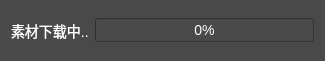
<?xml version="1.0" encoding="UTF-8"?>
<ui version="4.0">
 <class>DownloadWidget</class>
 <widget class="QWidget" name="DownloadWidget">
  <property name="geometry">
   <rect>
    <x>0</x>
    <y>0</y>
    <width>325</width>
    <height>61</height>
   </rect>
  </property>
  <property name="windowTitle">
   <string>资源下载器</string>
  </property>
  <property name="styleSheet">
   <string notr="true">background-color: rgb(73, 73, 73);</string>
  </property>
  <layout class="QHBoxLayout" name="horizontalLayout_2">
   <item>
    <layout class="QHBoxLayout" name="horizontalLayout">
     <item>
      <widget class="QLabel" name="label">
       <property name="styleSheet">
        <string notr="true">QLabel {
    font-family: &quot;Microsoft YaHei&quot;;
    font-size: 14px;
    color: #FFFFFF;
}</string>
       </property>
       <property name="text">
        <string>素材下载中..</string>
       </property>
      </widget>
     </item>
     <item>
      <widget class="QProgressBar" name="progressBar">
       <property name="styleSheet">
        <string notr="true">QProgressBar{
	font-family: &quot;Microsoft YaHei&quot;;
    font-size: 14px;
    color: #FFFFFF;
}</string>
       </property>
       <property name="value">
        <number>0</number>
       </property>
      </widget>
     </item>
    </layout>
   </item>
  </layout>
 </widget>
 <layoutdefault spacing="6" margin="11"/>
 <resources/>
 <connections/>
</ui>
